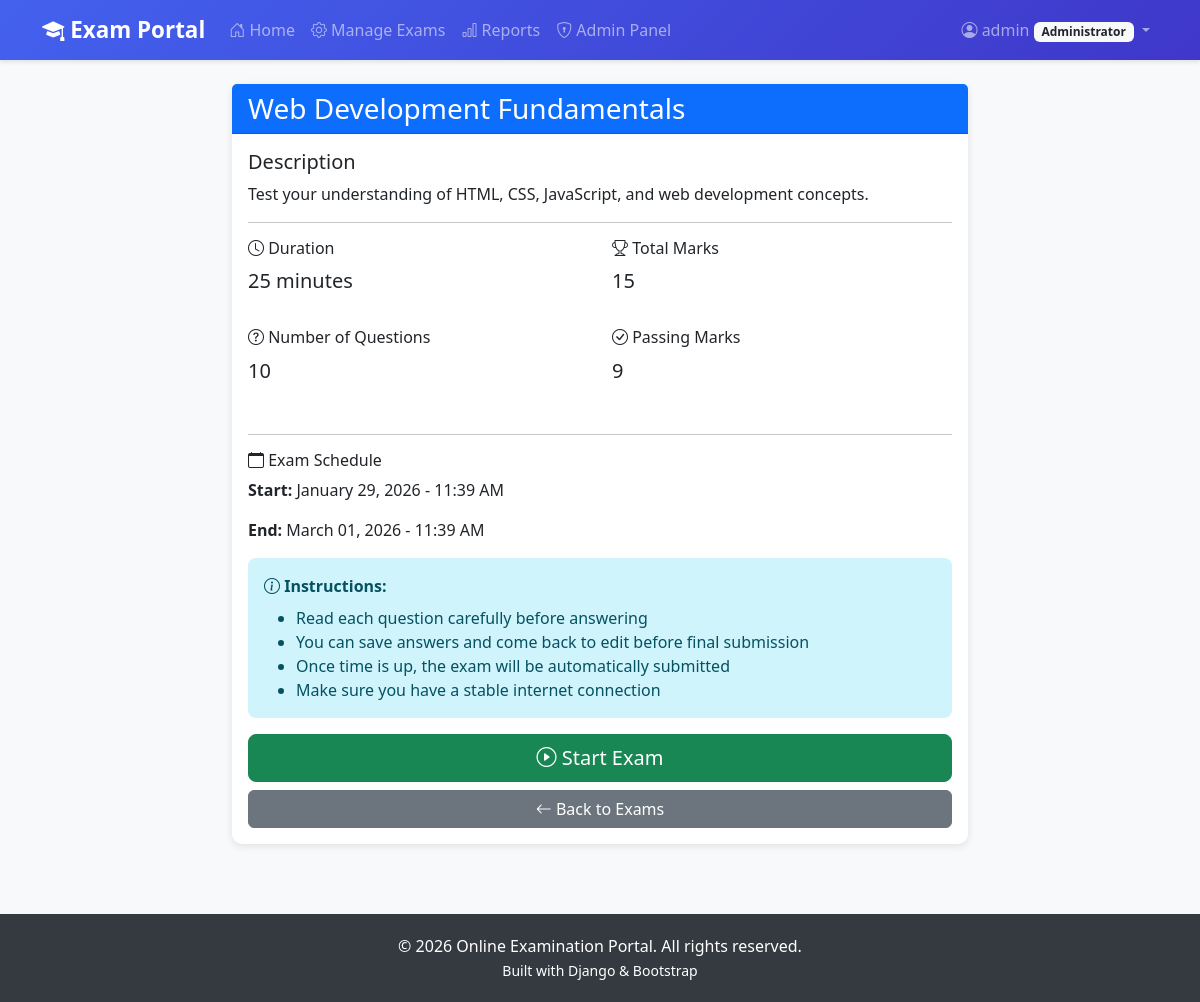
The app's page /exam/2/ (signed in) with its own data.
### accounts/models.py (models this page shows, shortened)
class Profile(models.Model):
    ROLE_CHOICES = [
        ('student', 'Student'),
        ('admin', 'Administrator'),
    ]
    user = models.OneToOneField(User, on_delete=models.CASCADE)
    role = models.CharField(max_length=10, choices=ROLE_CHOICES, default='student')
    phone = models.CharField(max_length=15, blank=True)
    date_of_birth = models.DateField(null=True, blank=True)
    profile_picture = models.ImageField(upload_to='profiles/', blank=True, null=True)
    created_at = models.DateTimeField(auto_now_add=True)
    updated_at = models.DateTimeField(auto_now=True)
    @property
    def is_admin(self):
        return self.role == 'admin'
    @property
    def is_student(self):
        return self.role == 'student'

### exams/models.py (models this page shows, shortened)
class Exam(models.Model):
    STATUS_CHOICES = [
        ('draft', 'Draft'),
        ('active', 'Active'),
        ('completed', 'Completed'),
        ('archived', 'Archived'),
    ]
    title = models.CharField(max_length=200)
    description = models.TextField()
    duration = models.PositiveIntegerField(help_text='Duration in minutes')
    total_marks = models.PositiveIntegerField()
    passing_marks = models.PositiveIntegerField()
    status = models.CharField(max_length=20, choices=STATUS_CHOICES, default='draft')
    start_date = models.DateTimeField()
    end_date = models.DateTimeField()
    created_by = models.ForeignKey(User, on_delete=models.CASCADE, related_name='created_exams')
    created_at = models.DateTimeField(auto_now_add=True)
    updated_at = models.DateTimeField(auto_now=True)
    class Meta:
        ordering = ['-created_at']
    @property
    def is_active(self):
        now = timezone.now()
        return self.status == 'active' and self.start_date <= now <= self.end_date
    @property
    def question_count(self):
        return self.questions.count()

### exams/views.py (the view)
# urls.py: path('exam/<int:exam_id>/', views.exam_detail, name='exam_detail'),
@login_required
def exam_detail(request, exam_id):
    exam = get_object_or_404(Exam, id=exam_id)
    has_attempted = ExamAttempt.objects.filter(
        student=request.user,
        exam=exam
    ).exists()
    context = {
        'exam': exam,
        'has_attempted': has_attempted,
    }
    return render(request, 'exams/exam_detail.html', context)

### templates/exams/exam_detail.html (shortened to what this page needs)
{% extends 'base.html' %}
{% block content %}
<div class="row">
    <div class="col-md-8 mx-auto">
        <div class="card">
            <div class="card-header bg-primary text-white">
                <h3 class="mb-0">{{ exam.title }}</h3>
            </div>
            <div class="card-body">
                <h5>Description</h5>
                <p>{{ exam.description }}</p>
                <hr>
                <div class="row">
                    <div class="col-md-6 mb-3">
                        <h6><i class="bi bi-clock"></i> Duration</h6>
                        <p class="lead">{{ exam.duration }} minutes</p>
                    </div>
                    <div class="col-md-6 mb-3">
                        <h6><i class="bi bi-trophy"></i> Total Marks</h6>
                        <p class="lead">{{ exam.total_marks }}</p>
                    </div>
                    <div class="col-md-6 mb-3">
                        <h6><i class="bi bi-question-circle"></i> Number of Questions</h6>
                        <p class="lead">{{ exam.question_count }}</p>
                    </div>
                    <div class="col-md-6 mb-3">
                        <h6><i class="bi bi-check-circle"></i> Passing Marks</h6>
                        <p class="lead">{{ exam.passing_marks }}</p>
                    </div>
                </div>
                <hr>
                <div class="mb-3">
                    <h6><i class="bi bi-calendar"></i> Exam Schedule</h6>
                    <p><strong>Start:</strong> {{ exam.start_date|date:"F d, Y - h:i A" }}</p>
                    <p><strong>End:</strong> {{ exam.end_date|date:"F d, Y - h:i A" }}</p>
                </div>
                <div class="alert alert-info">
                    <i class="bi bi-info-circle"></i>
                    <strong>Instructions:</strong>
                    <ul class="mb-0 mt-2">
                        <li>Read each question carefully before answering</li>
                        <li>You can save answers and come back to edit before final submission</li>
                        <li>Once time is up, the exam will be automatically submitted</li>
                        <li>Make sure you have a stable internet connection</li>
                    </ul>
                </div>
                {% if has_attempted %}
                <div class="alert alert-warning">
                    <i class="bi bi-exclamation-triangle"></i>
                    You have already attempted this exam.
                </div>
                <a href="{% url 'exam_list' %}" class="btn btn-secondary">
                    <i class="bi bi-arrow-left"></i> Back to Exams
                </a>
                {% else %}
                <div class="d-grid gap-2">
                    <a href="{% url 'start_exam' exam.id %}" class="btn btn-success btn-lg">
                        <i class="bi bi-play-circle"></i> Start Exam
                    </a>
                    <a href="{% url 'exam_list' %}" class="btn btn-secondary">
                        <i class="bi bi-arrow-left"></i> Back to Exams
                    </a>
                </div>
                {% endif %}
            </div>
        </div>
    </div>
</div>
{% endblock %}

### templates/base.html (shortened to what this page needs)
<!DOCTYPE html>
<html lang="en">
<head>
    <link href="https://cdn.jsdelivr.net/npm/bootstrap@5.3.0/dist/css/bootstrap.min.css" rel="stylesheet">
    <link rel="stylesheet" href="https://cdn.jsdelivr.net/npm/bootstrap-icons@1.10.0/font/bootstrap-icons.css">
</head>
<body>
    <nav class="navbar navbar-expand-lg navbar-dark">
        <div class="container">
            <a class="navbar-brand" href="{% url 'home' %}">
                <i class="bi bi-mortarboard-fill"></i> Exam Portal
            </a>
            <div class="collapse navbar-collapse" id="navbarNav">
                <ul class="navbar-nav me-auto">
                    {% if user.is_authenticated %}
                        <li class="nav-item">
                            <a class="nav-link" href="{% url 'home' %}">
                                <i class="bi bi-house-door"></i> Home
                            </a>
                        </li>
                        {% if user.profile.is_admin %}
                        <li class="nav-item">
                            <a class="nav-link" href="{% url 'manage_exams' %}">
                                <i class="bi bi-gear"></i> Manage Exams
                            </a>
                        </li>
                        <li class="nav-item">
                            <a class="nav-link" href="{% url 'exam_reports' %}">
                                <i class="bi bi-bar-chart"></i> Reports
                            </a>
                        </li>
                        <li class="nav-item">
                            <a class="nav-link" href="/admin/" target="_blank">
                                <i class="bi bi-shield-lock"></i> Admin Panel
                            </a>
                        </li>
                        {% endif %}
                    {% endif %}
                </ul>
                <ul class="navbar-nav">
                    {% if user.is_authenticated %}
                        <li class="nav-item dropdown">
                            <a class="nav-link dropdown-toggle" href="#" id="userDropdown" role="button" data-bs-toggle="dropdown">
                                <i class="bi bi-person-circle"></i> {{ user.username }}
                                <span class="badge bg-light text-dark">{{ user.profile.get_role_display }}</span>
                            </a>
                        </li>
                    {% endif %}
                </ul>
            </div>
        </div>
    </nav>
    <main class="container my-4">
        {% block content %}{% endblock %}
    </main>
    <footer class="footer text-center">
        <div class="container">
            <p class="mb-0">&copy; 2026 Online Examination Portal. All rights reserved.</p>
            <p class="mb-0">
                <small>Built with Django & Bootstrap</small>
            </p>
        </div>
    </footer>
</body>
</html>

### templates/base.html (style rules this page uses)
:root { --primary-color: #4361ee; --secondary-color: #3f37c9; --success-color: #06d6a0; --danger-color: #ef476f; --warning-color: #ffd60a; --light-bg: #f8f9fa; }
body { font-family: 'Segoe UI', Tahoma, Geneva, Verdana, sans-serif; background-color: var(--light-bg); }
.navbar { background: linear-gradient(135deg, var(--primary-color) 0%, var(--secondary-color) 100%); box-shadow: 0 2px 4px rgba(0,0,0,0.1); }
.navbar-brand { font-weight: bold; font-size: 1.4rem; }
.card { border: none; border-radius: 10px; box-shadow: 0 2px 8px rgba(0,0,0,0.1); margin-bottom: 20px; transition: transform 0.2s; }
.footer { background-color: #343a40; color: white; padding: 20px 0; margin-top: 50px; }
.alert { border-radius: 8px; border: none; }

### records on screen
Exam: title "Web Development Fundamentals", description "Test your understanding of HTML, CSS, JavaScript, and web development concepts.", duration "25", total_marks "15", question_count "10", passing_marks "9", start_date "January 29, 2026 - 11:39 AM", end_date "March 01, 2026 - 11:39 AM"

### other values on screen
{{ user.username }} "admin"
{{ user.profile.get_role_display }} "Administrator"
